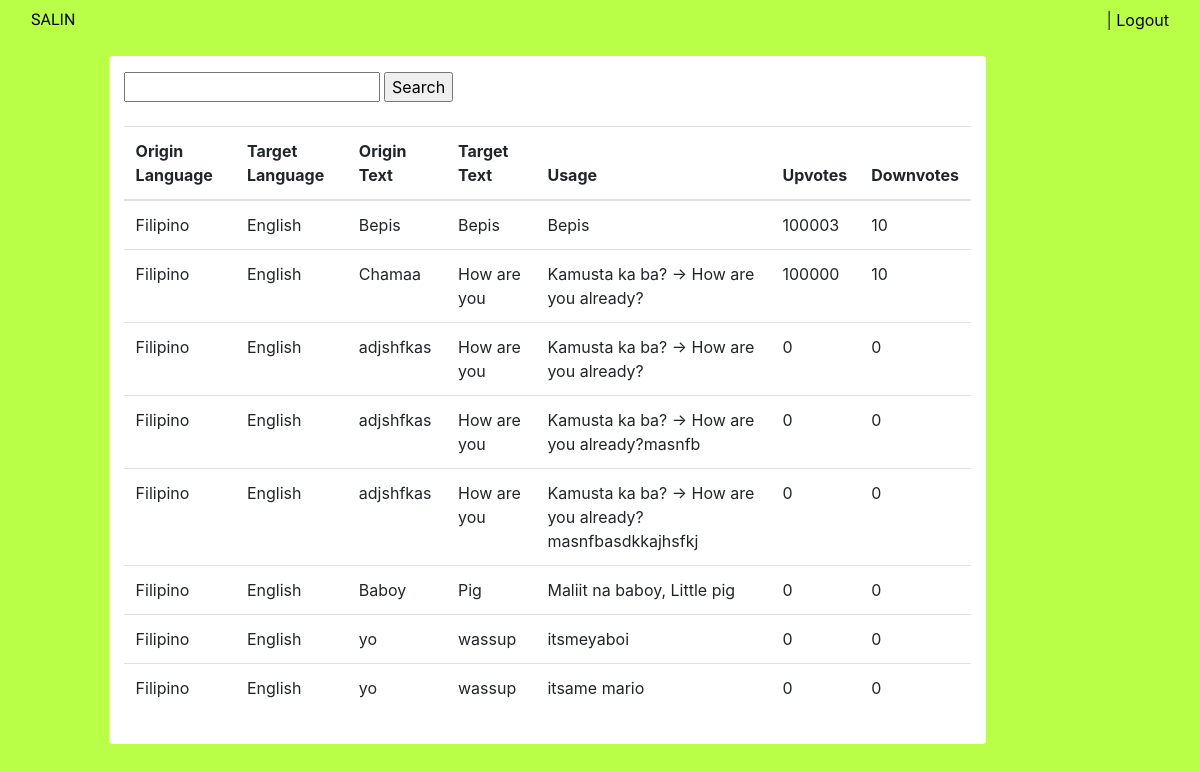
/translation_search/, run on an earlier commit of the app's database.
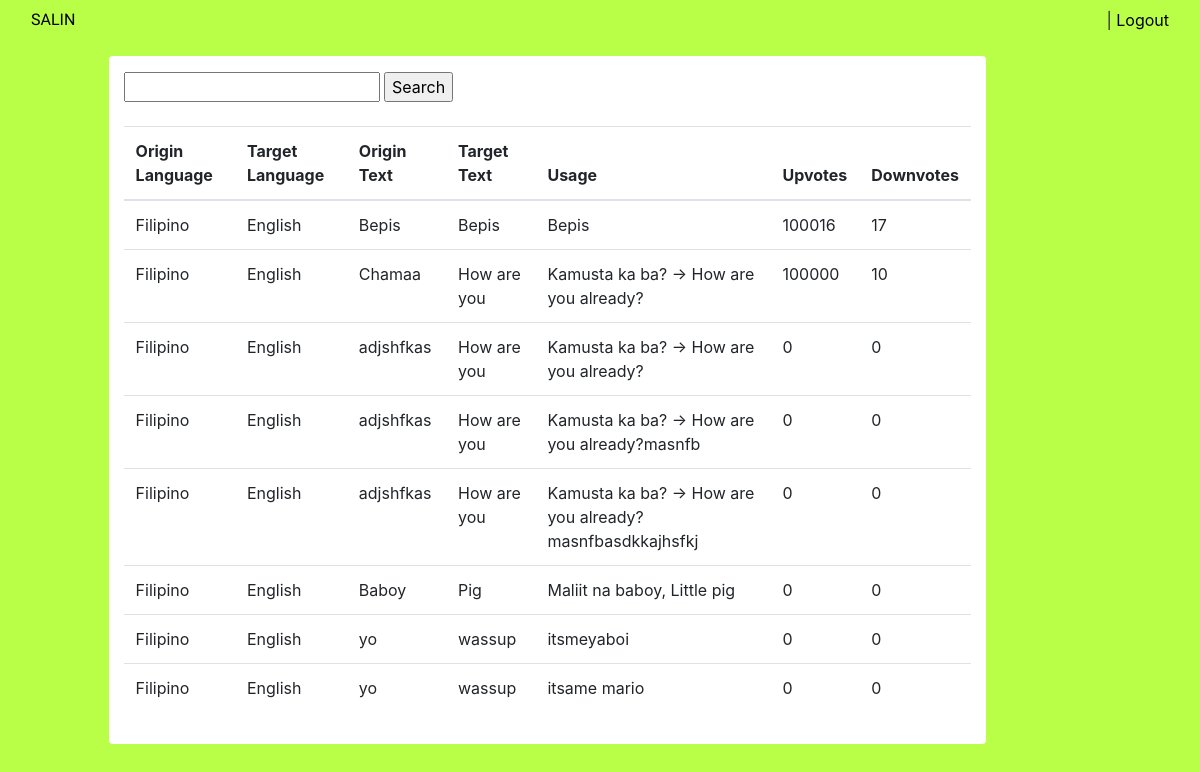
And on a later commit of the database.
### translation/models.py (models this page shows)
class Translation(models.Model):
	origin_language = models. CharField(max_length = 250, default='Filipino')
	target_language = models. CharField(max_length = 250, default='English')
	origin_text = models. CharField(max_length = 250, default='')
	target_text = models. CharField(max_length = 250, default='')
	context_examples = models. CharField(max_length = 500, default='')
	upvotes = models.IntegerField(default=0)
	downvotes = models.IntegerField(default=0)

### translation/views.py (the view)
# urls.py: path('translation_search/', TranslationSearch.as_view(), name = 'translation-search'),
class TranslationSearch(FilterView):
    model = Translation
    filterset_class = TranslationFilter
    context_object_name = 'origin_text'
    paginate_by = 50
    template_name = 'translation/search_list.html'

### translation/templates/translation/search_list.html
{% extends "base.html" %}
{% block content %}
    <div class='container-fluid scrollable'>
      <div class='row salin-green navbar'>
        <div class='col capriola text-dark'>
          <a href="{% url 'home' %}"> SALIN</a>
        </div>
        <div class='col text-right'>
            <p class='mb-0'>
              <a href="{% url 'dashboard' %}">{{ user.username }}</a> |
              <a href="{% url 'logout' %}">Logout</a>
            </p>
        </div>
      </div>
      <div class='container bg-white off-center-container-list rounded mt-3 mr-6 mb-4 pb-3 pt-3'>
        <div class='row mb-4'>
          <div class='col'>
            <form action="" method="get">
              {{ filter.form.origin_text }}
              <input type="submit" value='Search'/>
            </form>
          </div>
        </div>
          <table class='table table striped'>
          <thead class=''>
            <tr>
              <th>Origin Language</th>
              <th>Target Language</th>
              <th>Origin Text</th>
              <th>Target Text</th>
              <th>Usage</th>
              <th>Upvotes</th>
              <th>Downvotes</th>
            </tr>
          </thead>
          <tbody>
            {% for obj in filter.qs %}
            <tr>
              <td> {{ obj.origin_language }} </td>
              <td> {{ obj.target_language }} </td>
              <td> {{ obj.origin_text }} </td>
              <td> {{ obj.target_text }} </td>
              <td> {{ obj.context_examples }} </td>
              <td> {{ obj.upvotes }} </td>
              <td> {{ obj.downvotes }} </td>
            </tr>
            {% endfor %}
          </tbody>
        </table>
      </div>
    </div>
    {% endblock %}

What changed in the data, as far as the page shows it:
changed Translation "Bepis": upvotes "100003" → "100016"; downvotes "10" → "17"
